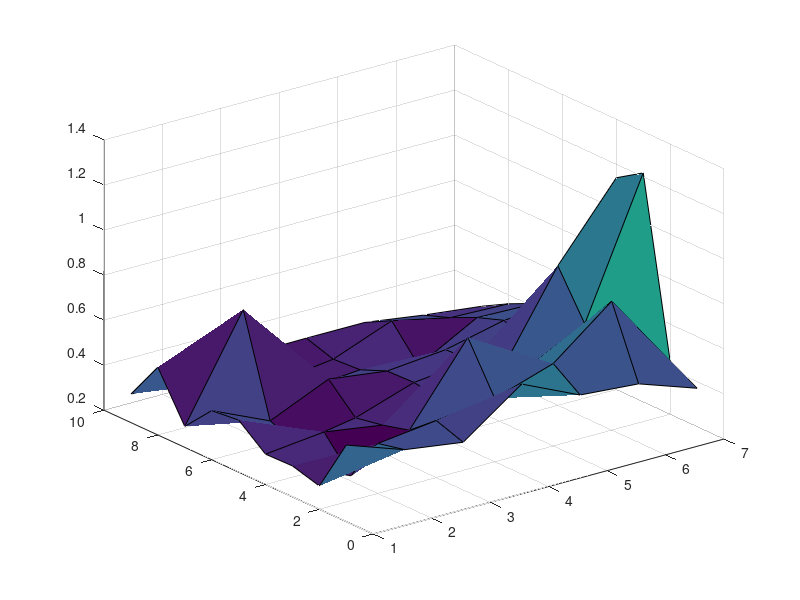

Here is the MATLAB script that generated this plot:
clear all;
load('NLOS.txt');


z_offset = 1.20;% 

x_offset = 4 * 0.8 + 0.15;

y_offset = 3 * 0.8 - 0.15;

real_dis = zeros(size(NLOS));
index_x = zeros(size(NLOS));
index_y = zeros(size(NLOS));

for i = 1:size(NLOS,1)
    for j = 1:size(NLOS,2)
        index_x(i,j) = j;
        index_y(i,j) = i;
        real_dis(i,j) = (((i-1) * 0.8 + y_offset)^2.0 + ...
            ((j-1) * 0.8 + x_offset)^2.0 + ...
            z_offset^2.0)^0.5
    end
end

figure(1);
%surf(NLOS,'r');
%surf(real_dis,'b');
%mesh((NLOS-real_dis));
%contour((NLOS-real_dis));
surf(NLOS-real_dis);

X = NLOS(:);
Y = real_dis(:);

IX = index_x(:);
IY = index_y(:);
error = abs(NLOS-real_dis);
IZ1 = error(:);

